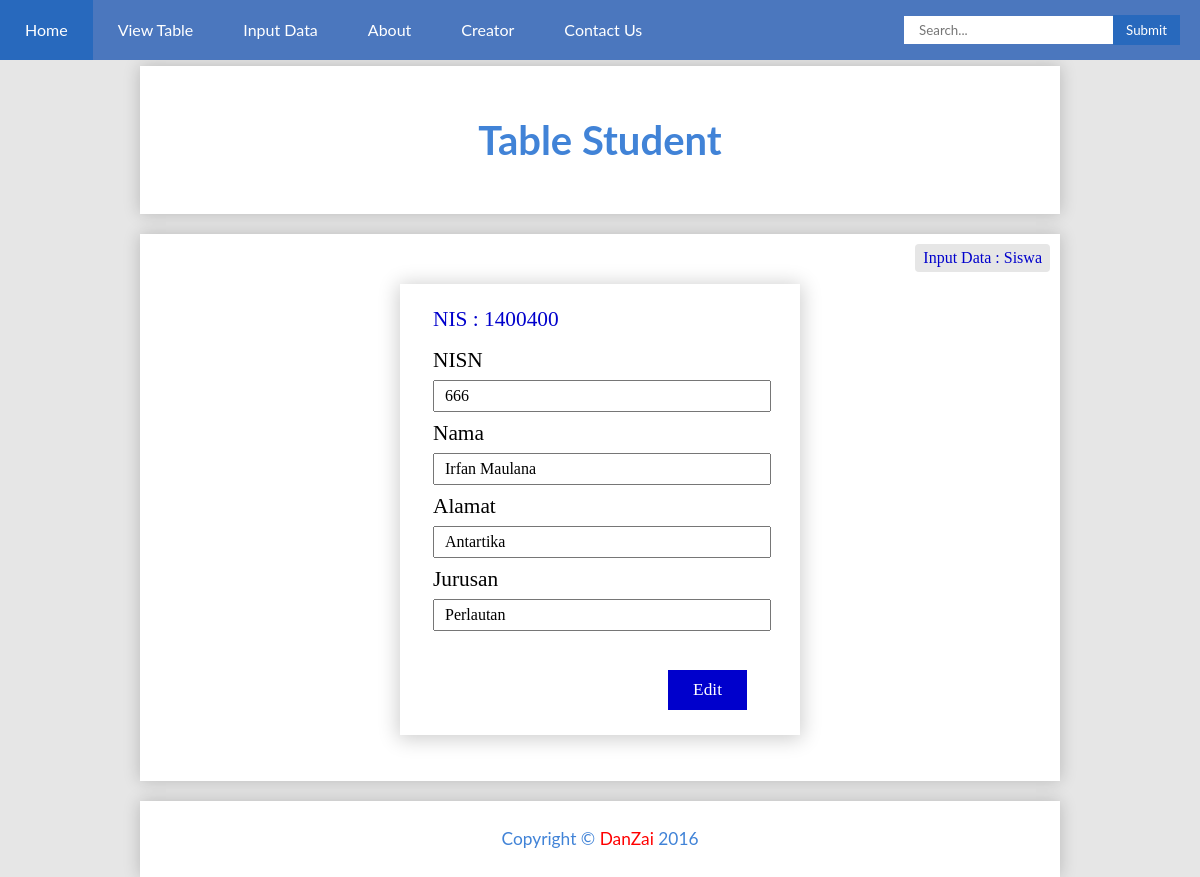
Screenshot of /siswa/editdata.php?id=1400400 with the database file from the repository.
### tables this page shows
CREATE TABLE IF NOT EXISTS `tb_siswa` (
  `nis` int(7) NOT NULL DEFAULT '0',
  `nisn` int(10) DEFAULT NULL,
  `nama` varchar(50) DEFAULT NULL,
  `alamat` varchar(30) DEFAULT NULL,
  `jurusan` varchar(10) DEFAULT NULL,
  PRIMARY KEY (`nis`)
);

### siswa/EditData.php (the view, shortened to what this page needs)
<!DOCTYPE html>
<html>
<head>
<link rel="stylesheet" type="text/css" href="../css/style.css">
</head>
<body>
<header>
	<?php
		include("../header.php");
		$id=$_GET['id'];
		$sql = mysql_query("SELECT * FROM tb_siswa WHERE nis=$id") or die(mysql_error());
		$data  	= mysql_fetch_row($sql);
		$nis=$data[0];
		$nisn=$data[1];
		$nama=$data[2];
		$alamat=$data[3];
		$jurusan=$data[4];
	?>
</header>
<div class="kabeh">
  <div class="judul"><h3>Table Student</h3></div>
  <div class="isi">
   <p class="note">Input Data : Siswa</p>
    <div class="form">
			<form name="Tambah" method="post" action="EditDataProses.php">
			<table>
			<tr>
				<td class="id">NIS : <?php echo "$nis"; ?></td>
				<td><input type="hidden" name="nis" value="<?php echo $nis; ?>"></td>
			</tr>
			<tr>
				<td>NISN</td>
				<td><input type="text" name="nisn" value="<?php echo $nisn; ?>"></td>
			</tr>
			<tr>
				<td>Nama</td>
				<td><input type="text" name="nama" value="<?php echo $nama; ?>"></td>
			</tr>
			<tr>
				<td>Alamat</td>
				<td><input type="text" name="alamat" value="<?php echo $alamat; ?>"></td>
			</tr>
			<tr>
				<td>Jurusan</td>
				<td><input type="text" name="jurusan" value="<?php echo $jurusan; ?>"></td>
			</tr>
			<tr>
				<td><input type="submit" name="tambah" value="Edit"></td>
			</tr>
			</table>
			</form>
	</div>
  </div>
  <footer class="footer">
  <p>Copyright &copy <a href="http://nexiapedia.blogspot.com/">DanZai</a> 2016</p>
  </footer>
</div>
</body>
</html>

### css/style.css (style rules this page uses)
body { margin: 0; padding: 0; background-color: #e6e6e6; }
a { font-family: "century gothic", lato, sans-serif; }
.kabeh { padding-top: 5.5%; }
.judul { margin: 0 auto; width: 75%; background-color: white; padding: 10px 10px; height: 100%; box-shadow: 0px 0px 16px 0px rgba(0,0,0,0.2); }
.judul h3 { font-family: 'Lato', sans-serif; text-align: center; font-size: 30pt; color: #4183D7; display: block; }
.isi { margin: 20px auto; width: 75%; background-color: white; padding: 10px 10px; padding-bottom: 3%; min-height: 250px; box-shadow: 0px 0px 16px 0px rgba(0,0,0,0.2); }
.note { font-family: nexa; margin: 0; margin-bottom: 10px; padding: 5px 8px; float: right; background-color: #e6e6e6; border-radius: 4px; color: #0000cc; }
.form { clear: both; }
.form table { margin: 10px auto; margin-top: 40px; width: 400px; font-family: nexa; font-size: 16pt; padding: 20px 30px; padding-right: 50px; box-shadow: 0px 2px 19px 2px rgba(0,0,0,0.2); }
.form td { display: block; }
.form input[type="text"] { width: 100%; padding: 5px 10px; margin: 5px 0; font-size: 12pt; font-family: nexa; }
.form input[type="submit"] { float: right; margin-top: 30px; padding: 10px 25px; margin-bottom: 3px; border: hidden; cursor: pointer; font-family: nexa; font-size: 13pt; background-color: #0000cc; color: white; }
.id { cursor: not-allowed; margin-bottom: 10px; color: #0000cc; }
.footer { margin: 0 auto; margin-top: 10px; width: 75%; background-color: white; padding: 10px 10px; height: 100%; box-shadow: 0px 0px 16px 0px rgba(0,0,0,0.2); }
.footer p { font-family: 'Lato', sans-serif; text-align: center; font-size: 13pt; color: #4183D7; }
.footer a { text-decoration: none; color: red; }

### rows the page displays
tb_siswa: nis "1400400", nisn "666", nama "Irfan Maulana", alamat "Antartika", jurusan "Perlautan"
